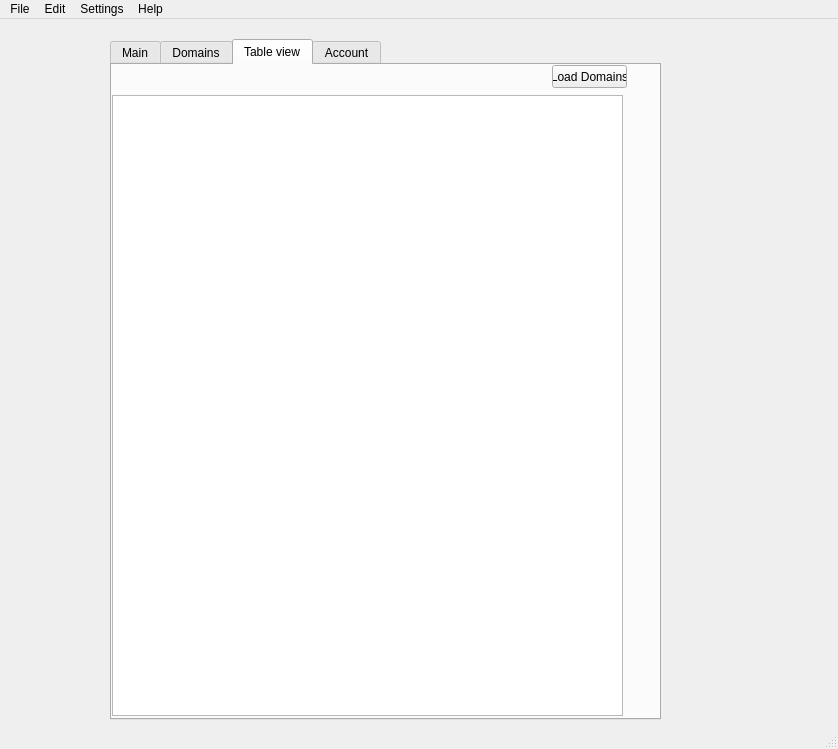
<?xml version="1.0" encoding="UTF-8"?>
<ui version="4.0">
 <class>MainWindow</class>
 <widget class="QMainWindow" name="MainWindow">
  <property name="geometry">
   <rect>
    <x>0</x>
    <y>0</y>
    <width>838</width>
    <height>749</height>
   </rect>
  </property>
  <property name="focusPolicy">
   <enum>Qt::ClickFocus</enum>
  </property>
  <property name="windowTitle">
   <string>MainWindow</string>
  </property>
  <widget class="QWidget" name="centralwidget">
   <widget class="QTabWidget" name="tabWidget">
    <property name="geometry">
     <rect>
      <x>110</x>
      <y>20</y>
      <width>551</width>
      <height>681</height>
     </rect>
    </property>
    <property name="currentIndex">
     <number>2</number>
    </property>
    <widget class="QWidget" name="tab_main">
     <attribute name="title">
      <string>Main</string>
     </attribute>
     <widget class="QLabel" name="lbl_upsince_date_val">
      <property name="geometry">
       <rect>
        <x>420</x>
        <y>40</y>
        <width>121</width>
        <height>21</height>
       </rect>
      </property>
      <property name="font">
       <font>
        <family>Roboto</family>
        <pointsize>10</pointsize>
       </font>
      </property>
      <property name="text">
       <string>12.12.1923</string>
      </property>
     </widget>
     <widget class="QLabel" name="label">
      <property name="geometry">
       <rect>
        <x>200</x>
        <y>90</y>
        <width>151</width>
        <height>91</height>
       </rect>
      </property>
      <property name="font">
       <font>
        <family>Roboto</family>
       </font>
      </property>
      <property name="text">
       <string/>
      </property>
      <property name="pixmap">
       <pixmap>check.PNG</pixmap>
      </property>
      <property name="scaledContents">
       <bool>true</bool>
      </property>
     </widget>
     <widget class="QLabel" name="lbl_upsince">
      <property name="geometry">
       <rect>
        <x>420</x>
        <y>0</y>
        <width>111</width>
        <height>21</height>
       </rect>
      </property>
      <property name="font">
       <font>
        <family>Roboto</family>
       </font>
      </property>
      <property name="text">
       <string>Up since:</string>
      </property>
     </widget>
     <widget class="QLabel" name="lbl_lastip_since_date_val">
      <property name="geometry">
       <rect>
        <x>470</x>
        <y>220</y>
        <width>71</width>
        <height>20</height>
       </rect>
      </property>
      <property name="font">
       <font>
        <family>Roboto</family>
       </font>
      </property>
      <property name="text">
       <string>12.12.1923</string>
      </property>
     </widget>
     <widget class="QPushButton" name="btn_set_interval">
      <property name="geometry">
       <rect>
        <x>470</x>
        <y>330</y>
        <width>41</width>
        <height>23</height>
       </rect>
      </property>
      <property name="font">
       <font>
        <family>Roboto</family>
       </font>
      </property>
      <property name="text">
       <string>Set</string>
      </property>
      <property name="checkable">
       <bool>false</bool>
      </property>
     </widget>
     <widget class="QLabel" name="lbl_next_ipcheck_val">
      <property name="geometry">
       <rect>
        <x>110</x>
        <y>340</y>
        <width>81</width>
        <height>21</height>
       </rect>
      </property>
      <property name="font">
       <font>
        <family>Roboto</family>
       </font>
      </property>
      <property name="text">
       <string>TextLabel</string>
      </property>
     </widget>
     <widget class="QLabel" name="lbl_last_ipcheck_time_val">
      <property name="geometry">
       <rect>
        <x>110</x>
        <y>320</y>
        <width>91</width>
        <height>16</height>
       </rect>
      </property>
      <property name="font">
       <font>
        <family>Roboto</family>
       </font>
      </property>
      <property name="text">
       <string>TextLabel</string>
      </property>
     </widget>
     <widget class="QLabel" name="lbl_lastipcheck">
      <property name="geometry">
       <rect>
        <x>30</x>
        <y>310</y>
        <width>130</width>
        <height>39</height>
       </rect>
      </property>
      <property name="font">
       <font>
        <family>Roboto</family>
       </font>
      </property>
      <property name="text">
       <string>Last ip-check:</string>
      </property>
     </widget>
     <widget class="QLabel" name="lbl_ipcheckevery">
      <property name="geometry">
       <rect>
        <x>370</x>
        <y>310</y>
        <width>81</width>
        <height>31</height>
       </rect>
      </property>
      <property name="font">
       <font>
        <family>Roboto</family>
       </font>
      </property>
      <property name="text">
       <string>IP-check every:</string>
      </property>
     </widget>
     <widget class="QLabel" name="lbl_upsince_time_val">
      <property name="geometry">
       <rect>
        <x>420</x>
        <y>10</y>
        <width>111</width>
        <height>41</height>
       </rect>
      </property>
      <property name="font">
       <font>
        <family>Roboto</family>
        <pointsize>18</pointsize>
        <weight>75</weight>
        <bold>true</bold>
        <underline>false</underline>
        <kerning>false</kerning>
       </font>
      </property>
      <property name="text">
       <string>00:00:00</string>
      </property>
     </widget>
     <widget class="QLabel" name="lbl_date_val">
      <property name="geometry">
       <rect>
        <x>30</x>
        <y>40</y>
        <width>130</width>
        <height>21</height>
       </rect>
      </property>
      <property name="font">
       <font>
        <family>Roboto</family>
        <pointsize>10</pointsize>
       </font>
      </property>
      <property name="text">
       <string>12.12.1923</string>
      </property>
     </widget>
     <widget class="QLabel" name="lbl_current_ip">
      <property name="geometry">
       <rect>
        <x>230</x>
        <y>180</y>
        <width>121</width>
        <height>31</height>
       </rect>
      </property>
      <property name="font">
       <font>
        <family>Roboto</family>
        <pointsize>12</pointsize>
       </font>
      </property>
      <property name="text">
       <string>Current IP</string>
      </property>
     </widget>
     <widget class="QLabel" name="lbl_s">
      <property name="geometry">
       <rect>
        <x>440</x>
        <y>340</y>
        <width>21</width>
        <height>21</height>
       </rect>
      </property>
      <property name="font">
       <font>
        <family>Roboto</family>
       </font>
      </property>
      <property name="text">
       <string>s.</string>
      </property>
     </widget>
     <widget class="QLabel" name="lbl_nextipcheck">
      <property name="geometry">
       <rect>
        <x>30</x>
        <y>340</y>
        <width>131</width>
        <height>21</height>
       </rect>
      </property>
      <property name="font">
       <font>
        <family>Roboto</family>
       </font>
      </property>
      <property name="text">
       <string>Next ip-check</string>
      </property>
     </widget>
     <widget class="QLabel" name="lbl_lastip_since_time_val">
      <property name="geometry">
       <rect>
        <x>410</x>
        <y>220</y>
        <width>51</width>
        <height>21</height>
       </rect>
      </property>
      <property name="font">
       <font>
        <family>Roboto</family>
        <pointsize>8</pointsize>
        <weight>50</weight>
        <bold>false</bold>
        <underline>false</underline>
        <kerning>false</kerning>
       </font>
      </property>
      <property name="text">
       <string>00:00:00</string>
      </property>
     </widget>
     <widget class="QLabel" name="lbl_lastipsince">
      <property name="geometry">
       <rect>
        <x>370</x>
        <y>220</y>
        <width>111</width>
        <height>21</height>
       </rect>
      </property>
      <property name="font">
       <font>
        <family>Roboto</family>
       </font>
      </property>
      <property name="text">
       <string>Since:</string>
      </property>
     </widget>
     <widget class="QLabel" name="lbl_lastip_val">
      <property name="geometry">
       <rect>
        <x>220</x>
        <y>210</y>
        <width>131</width>
        <height>39</height>
       </rect>
      </property>
      <property name="font">
       <font>
        <family>Roboto</family>
        <pointsize>12</pointsize>
        <weight>75</weight>
        <bold>true</bold>
       </font>
      </property>
      <property name="text">
       <string>88.223.66.89</string>
      </property>
     </widget>
     <widget class="QLineEdit" name="lineEdit">
      <property name="geometry">
       <rect>
        <x>370</x>
        <y>340</y>
        <width>61</width>
        <height>20</height>
       </rect>
      </property>
      <property name="maximumSize">
       <size>
        <width>80</width>
        <height>16777215</height>
       </size>
      </property>
      <property name="font">
       <font>
        <family>Roboto</family>
       </font>
      </property>
      <property name="toolTip">
       <string>&lt;html&gt;&lt;head/&gt;&lt;body&gt;&lt;p&gt;test&lt;/p&gt;&lt;/body&gt;&lt;/html&gt;</string>
      </property>
      <property name="whatsThis">
       <string/>
      </property>
      <property name="inputMethodHints">
       <set>Qt::ImhNone</set>
      </property>
     </widget>
     <widget class="QLabel" name="lbl_time_val">
      <property name="geometry">
       <rect>
        <x>30</x>
        <y>10</y>
        <width>121</width>
        <height>39</height>
       </rect>
      </property>
      <property name="font">
       <font>
        <family>Roboto</family>
        <pointsize>18</pointsize>
        <weight>75</weight>
        <bold>true</bold>
        <underline>false</underline>
       </font>
      </property>
      <property name="text">
       <string>00:00:00</string>
      </property>
     </widget>
    </widget>
    <widget class="QWidget" name="tab_domains">
     <attribute name="title">
      <string>Domains</string>
     </attribute>
     <widget class="QTreeView" name="treeView">
      <property name="geometry">
       <rect>
        <x>30</x>
        <y>30</y>
        <width>391</width>
        <height>611</height>
       </rect>
      </property>
     </widget>
     <widget class="QPushButton" name="btn_domains">
      <property name="geometry">
       <rect>
        <x>340</x>
        <y>50</y>
        <width>75</width>
        <height>23</height>
       </rect>
      </property>
      <property name="text">
       <string>Domains</string>
      </property>
     </widget>
    </widget>
    <widget class="QWidget" name="tab">
     <attribute name="title">
      <string>Table view</string>
     </attribute>
     <widget class="QTableView" name="tableView">
      <property name="geometry">
       <rect>
        <x>0</x>
        <y>30</y>
        <width>511</width>
        <height>621</height>
       </rect>
      </property>
     </widget>
     <widget class="QPushButton" name="btn_table">
      <property name="geometry">
       <rect>
        <x>440</x>
        <y>0</y>
        <width>75</width>
        <height>23</height>
       </rect>
      </property>
      <property name="text">
       <string>Load Domains</string>
      </property>
     </widget>
    </widget>
    <widget class="QWidget" name="tab_account">
     <attribute name="title">
      <string>Account</string>
     </attribute>
     <widget class="QLineEdit" name="lineEdit_2">
      <property name="geometry">
       <rect>
        <x>210</x>
        <y>50</y>
        <width>113</width>
        <height>20</height>
       </rect>
      </property>
     </widget>
     <widget class="QLineEdit" name="lineEdit_3">
      <property name="geometry">
       <rect>
        <x>210</x>
        <y>90</y>
        <width>271</width>
        <height>20</height>
       </rect>
      </property>
     </widget>
     <widget class="QLabel" name="label_2">
      <property name="geometry">
       <rect>
        <x>140</x>
        <y>50</y>
        <width>47</width>
        <height>13</height>
       </rect>
      </property>
      <property name="text">
       <string>Token</string>
      </property>
     </widget>
     <widget class="QLabel" name="label_3">
      <property name="geometry">
       <rect>
        <x>140</x>
        <y>100</y>
        <width>47</width>
        <height>13</height>
       </rect>
      </property>
      <property name="text">
       <string>Secret</string>
      </property>
     </widget>
     <widget class="QPushButton" name="pushButton">
      <property name="geometry">
       <rect>
        <x>370</x>
        <y>130</y>
        <width>111</width>
        <height>23</height>
       </rect>
      </property>
      <property name="text">
       <string>Submit credentials</string>
      </property>
     </widget>
     <widget class="QCheckBox" name="checkBox">
      <property name="geometry">
       <rect>
        <x>210</x>
        <y>130</y>
        <width>101</width>
        <height>21</height>
       </rect>
      </property>
      <property name="text">
       <string>Save credentials</string>
      </property>
     </widget>
    </widget>
   </widget>
  </widget>
  <widget class="QMenuBar" name="menubar">
   <property name="geometry">
    <rect>
     <x>0</x>
     <y>0</y>
     <width>838</width>
     <height>21</height>
    </rect>
   </property>
   <widget class="QMenu" name="menuFile">
    <property name="title">
     <string>File</string>
    </property>
    <addaction name="actionNew"/>
    <addaction name="actionOpen"/>
    <addaction name="separator"/>
    <addaction name="actionSave"/>
    <addaction name="actionSave_as"/>
    <addaction name="separator"/>
    <addaction name="actionClose"/>
    <addaction name="separator"/>
    <addaction name="actionQuit"/>
   </widget>
   <widget class="QMenu" name="menuEdit">
    <property name="title">
     <string>Edit</string>
    </property>
   </widget>
   <widget class="QMenu" name="menuSettings">
    <property name="title">
     <string>Settings</string>
    </property>
   </widget>
   <widget class="QMenu" name="menuHelp">
    <property name="title">
     <string>Help</string>
    </property>
    <addaction name="actionMy_Help"/>
    <addaction name="separator"/>
    <addaction name="actionAbout"/>
   </widget>
   <addaction name="menuFile"/>
   <addaction name="menuEdit"/>
   <addaction name="menuSettings"/>
   <addaction name="menuHelp"/>
  </widget>
  <widget class="QStatusBar" name="statusbar"/>
  <action name="actionMy_Help">
   <property name="text">
    <string>My Help</string>
   </property>
  </action>
  <action name="actionAbout">
   <property name="text">
    <string>About</string>
   </property>
  </action>
  <action name="actionNew">
   <property name="text">
    <string>New</string>
   </property>
  </action>
  <action name="actionOpen">
   <property name="text">
    <string>Open</string>
   </property>
  </action>
  <action name="actionSave">
   <property name="text">
    <string>Save</string>
   </property>
  </action>
  <action name="actionSave_as">
   <property name="text">
    <string>Save as...</string>
   </property>
  </action>
  <action name="actionClose">
   <property name="text">
    <string>Close</string>
   </property>
  </action>
  <action name="actionQuit">
   <property name="text">
    <string>Quit</string>
   </property>
  </action>
 </widget>
 <resources/>
 <connections/>
</ui>
